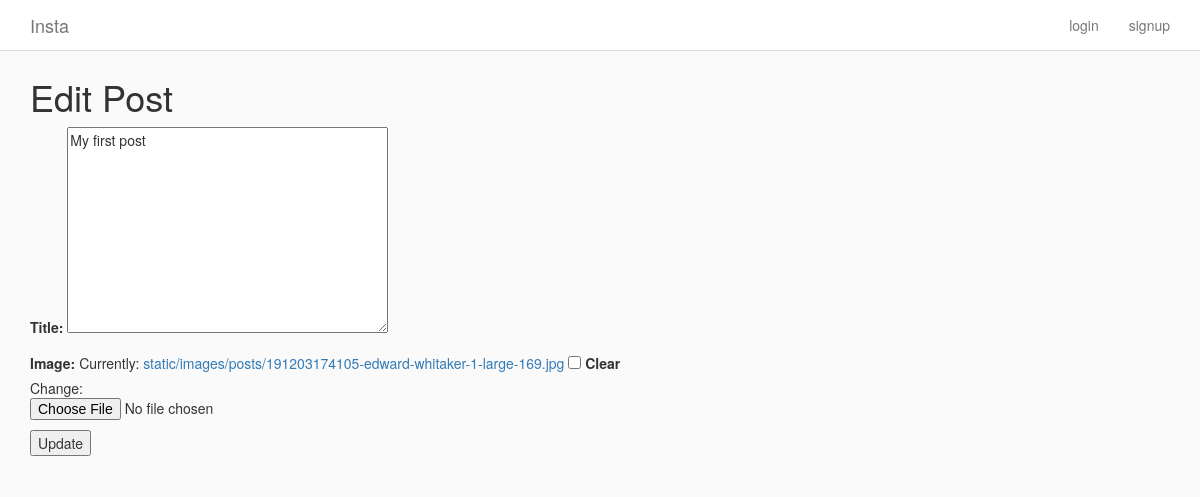
The app's page /insta/posts/update/1/, older data.
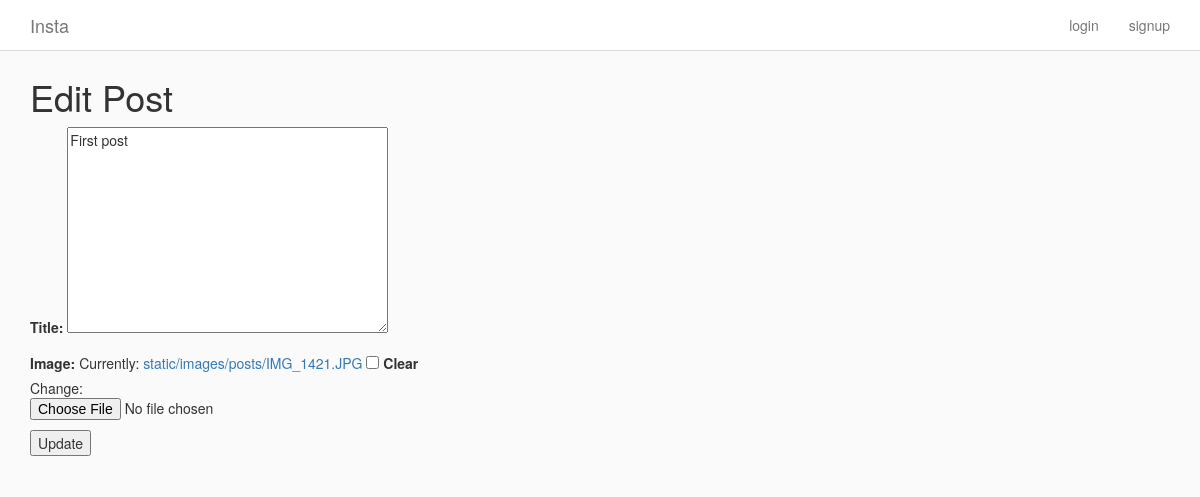
The same page, newer data.
### Insta/models.py (models this page shows, shortened)
class Post(models.Model):
    author = models.ForeignKey(
        InstaUser,
        on_delete = models.CASCADE,
        related_name='my_posts'
    )
    title = models.TextField(blank = True, null = True)
    image = ProcessedImageField(
        upload_to ='static/images/posts',
        format = 'JPEG',
        options = {'quality': 100},
        blank = True,
        null = True
        )

### Insta/views.py (the view)
# urls.py: path('posts/update/<int:pk>/', PostUpdateView.as_view(), name = 'post_update'),
class PostUpdateView(UpdateView):
    model = Post
    template_name = 'post_update.html'
    fields = ['title', "image"]

### templates/post_update.html (shortened to what this page needs)
{% extends 'base.html' %}
{% block content %}
<h1>Edit Post</h1>
<form action="" method="post" enctype="multipart/form-data">
    {{ form.as_p }}
    <button type="submit">Update</button>
</form>
{% endblock content %}

Row changes from the older to the newer data that the page shows:
changed Post: title "My first post" → "First post"
Text that changed along with them:
text no longer shown: "Title: Image: Currently: static/images/posts/191203174105-edward-whitaker-1-large-169.jpg Clear Change:"
text now shown: "Title: Image: Currently: static/images/posts/IMG_1421.JPG Clear Change:"
